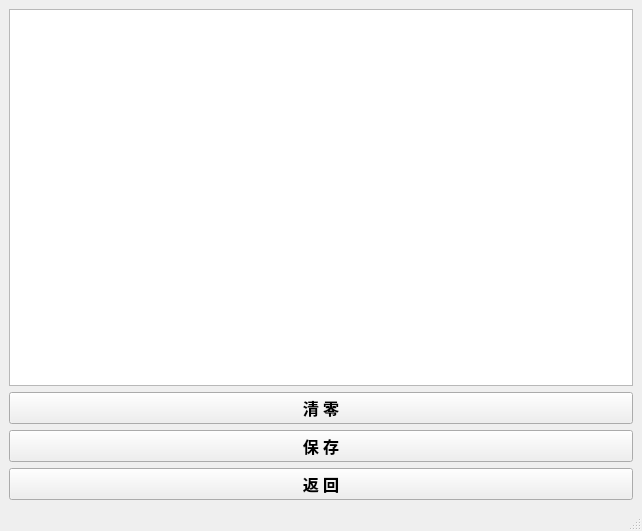
<?xml version="1.0" encoding="UTF-8"?>
<ui version="4.0">
 <class>HistoryWindow</class>
 <widget class="QMainWindow" name="HistoryWindow">
  <property name="geometry">
   <rect>
    <x>0</x>
    <y>0</y>
    <width>642</width>
    <height>531</height>
   </rect>
  </property>
  <property name="windowTitle">
   <string>MainWindow</string>
  </property>
  <widget class="QWidget" name="centralwidget">
   <layout class="QVBoxLayout" name="verticalLayout">
    <item>
     <widget class="QTextBrowser" name="textBrowser">
      <property name="enabled">
       <bool>true</bool>
      </property>
     </widget>
    </item>
    <item>
     <widget class="QPushButton" name="pushutton_clear_history">
      <property name="font">
       <font>
        <family>微软雅黑</family>
        <pointsize>12</pointsize>
        <weight>75</weight>
        <bold>true</bold>
       </font>
      </property>
      <property name="text">
       <string>清 零</string>
      </property>
     </widget>
    </item>
    <item>
     <widget class="QPushButton" name="pushbutton_save">
      <property name="font">
       <font>
        <family>微软雅黑</family>
        <pointsize>12</pointsize>
        <weight>75</weight>
        <bold>true</bold>
       </font>
      </property>
      <property name="cursor">
       <cursorShape>PointingHandCursor</cursorShape>
      </property>
      <property name="text">
       <string>保 存</string>
      </property>
     </widget>
    </item>
    <item>
     <widget class="QPushButton" name="pushbutton_return">
      <property name="font">
       <font>
        <family>微软雅黑</family>
        <pointsize>12</pointsize>
        <weight>75</weight>
        <bold>true</bold>
       </font>
      </property>
      <property name="cursor">
       <cursorShape>PointingHandCursor</cursorShape>
      </property>
      <property name="text">
       <string>返 回</string>
      </property>
     </widget>
    </item>
   </layout>
  </widget>
  <widget class="QMenuBar" name="menubar">
   <property name="geometry">
    <rect>
     <x>0</x>
     <y>0</y>
     <width>642</width>
     <height>28</height>
    </rect>
   </property>
  </widget>
  <widget class="QStatusBar" name="statusbar"/>
 </widget>
 <resources/>
 <connections/>
</ui>
